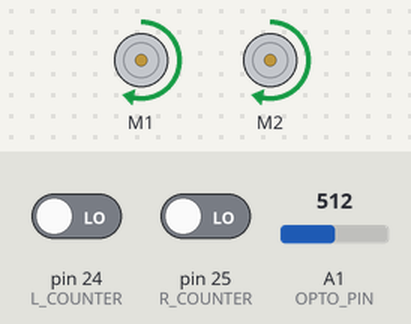
Recording of a sketch running on a simulated Arduino Mega 2560, built for the host (arithmetic inside an expression is 32-bit, double 64-bit). Parts: 2 × DC motor (green arrow = forward, orange = backward, longer = faster). Inputs (shaded band) come from the test bench; at power-on: pin 24 (L_COUNTER) LOW, pin 25 (R_COUNTER) LOW, A1 (OPTO_PIN) = 512. Storage starts empty; what the sketch prints to the serial monitor is not drawn. At 7.4 s the program stops and its outputs stay as they are.

Above: at 1.2 s.
1.3 s: pin 24 (L_COUNTER) driven HIGH
At 2.5 s:
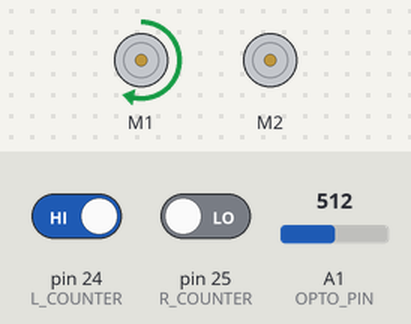
2.8 s: pin 25 (R_COUNTER) driven HIGH
At 6.4 s:
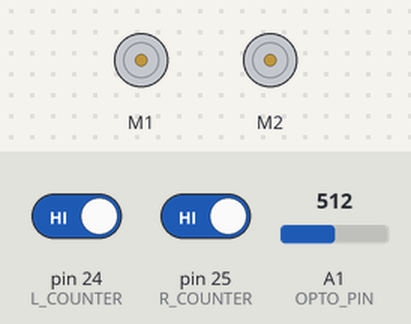
Timing chart, 0 to 7.9 s (numbered marks = the images above; inputs shaded):
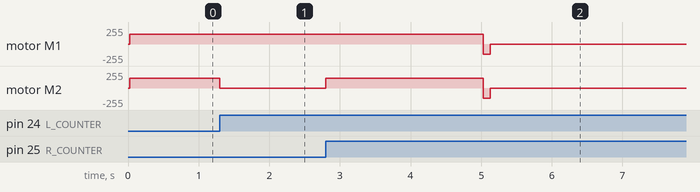

The sketch:

Lab4_4.ino
```cpp
#include <AFMotor.h>
#include <SD.h>
#include <SPI.h>
#include "LinkedList.h"

#define OPTO_PIN A1
#define CS_PIN 53

#define L_COUNTER 24
#define R_COUNTER 25

File file;

// Todo(Joshua): Move motors to shield pin 3 & 4
AF_DCMotor motorR(1);
AF_DCMotor motorL(2);

LinkedList<int> dataPoints = LinkedList<int>();

void setup() {
  // put your setup code here, to run once:
  Serial.begin(115200);

  pinMode(L_COUNTER, INPUT);
  pinMode(R_COUNTER, INPUT);

  InitSD();
  CreateFile("data.csv");

  WriteToFile("FLOOR_SENSOR");
}

void loop() {
  // put your main code here, to run repeatedly:
  bool r = LOW;
  bool l = LOW;
  bool rLast = LOW;
  bool lLast = LOW;
  motorR.setSpeed(150);
  motorL.setSpeed(150);
  motorR.run(FORWARD);
  motorL.run(FORWARD);

  uint32_t lCounter = 0;
  uint32_t rCounter = 0;

  uint64_t timer = millis();

  int i = 0;

  while (millis() - timer < 5000) {
    i++;
    r = digitalRead(R_COUNTER);
    // Serial.println(r);
    l = digitalRead(L_COUNTER);
    // Serial.println(l);

    if (r != rLast) {
      if (r == HIGH)   {
        rCounter++;
      }
      rLast = r;
    }
    if (l != lLast) {
      if (l == HIGH) {
        lCounter++;
      }
      lLast = l;
    }

    if (lCounter > rCounter) {
      motorL.run(RELEASE);
    } else if (rCounter > lCounter) {
      motorR.run(RELEASE);
    } else {
      motorR.run(FORWARD);
      motorL.run(FORWARD);
    }

    //    Serial.print(lCounter);
    //    Serial.print("     ");
    //    Serial.println(rCounter);

    if (i % 10 == 0) {
      dataPoints.add(analogRead(OPTO_PIN));
      i = 0;
    }
  }


  Serial.println("STOPPING");
  motorL.run(BACKWARD);
  motorR.run(BACKWARD);
  delay(100);
  motorL.run(RELEASE);
  motorR.run(RELEASE);

  motorR.setSpeed(1);
  motorL.setSpeed(1);

  int listSize = dataPoints.size();
  for (int i = 0; i < listSize; i++) {
    int val = dataPoints.get(i);
    char c[5];
    String s(val);
    s.toCharArray(c, 5);
    WriteToFile(c);
  }

  delay(1000);
  // Serial.println("Done");

  // motorR.run(RELEASE);
  // motorL.run(RELEASE);
  CloseFile();

  while (true) {
    // motorR.run(RELEASE);
    // motorL.run(RELEASE);

  }
}

void InitSD() {
  Serial.println("Initializing SD Card");
  pinMode(CS_PIN, OUTPUT);
  if (SD.begin()) {
    Serial.println("Initialization Success");
  } else {
    Serial.println("Initialization Fail");
  }
}

void CreateFile(char* fileName) {
  if (SD.exists(fileName)) {
    SD.remove(fileName);
  }

  file = SD.open(fileName, FILE_WRITE);

  if (file) {
    Serial.println("File creation SUCCESS");
    return 1;
  } else {
    Serial.println("File creation FAIL");
    return 0;
  }
}

int WriteToFile(char* text) {
  if (file) {
    file.println(text);
    Serial.println(text);
    return 1;
  } else {
    Serial.println("Failed to write to file");
    return 0;
  }
}

void CloseFile() {
  if (file) {
    file.close();
    Serial.println("Closing file");
  }
}

int OpenFile(char* fileName) {
  file = SD.open(fileName);
  if (file) {
    Serial.println("File opening SUCCESS");
    return 1;
  } else {
    Serial.println("File opening FAIL");
    return 0;
  }
}

String ReadLine() {
  String recieved = "";
  char ch;
  while (file.available()) {
    ch = file.read();
    if (ch == '\n') {
      return String(recieved);
    } else {
      recieved += ch;
    }
  }
  return "";
}
```

Measured:
- after the input at 1.3 s, motor M2: forward 150/255 → stopped at once
